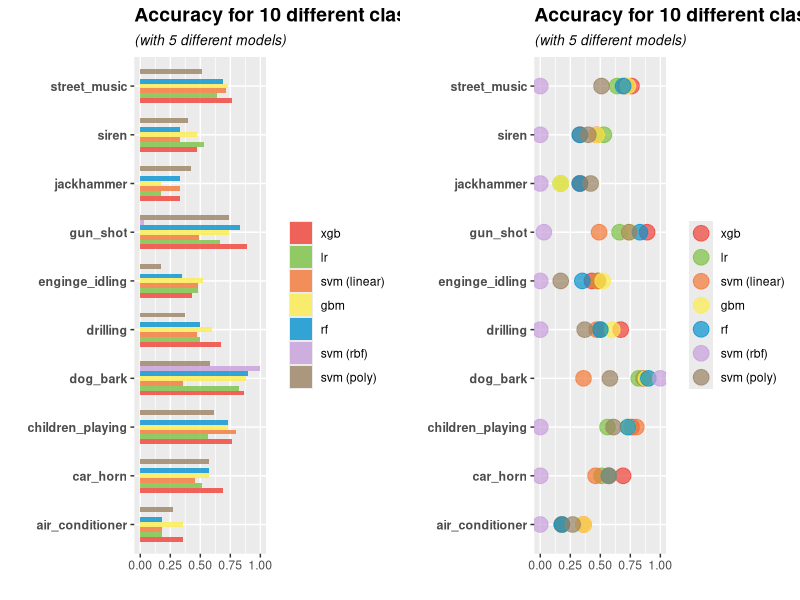

This figure's R source:
## ---- chunk 1
knitr::opts_chunk$set(echo = TRUE)
## ---- chunk 2
library(ggplot2)
library(gridExtra)
df <- data.frame(model = rep(c('xgb', 'lr', 'svm (linear)', 'gbm', 'rf', 'svm (rbf)', 'svm (poly)'), each=10),
                 class = c("air_conditioner", "car_horn", "children_playing",
                           "dog_bark", "drilling", "enginge_idling",
                           "gun_shot", "jackhammer", "siren", "street_music"),
                 #class = as.character(rep(c(0:9),5)),
                 accuracy=c(0.36,0.69,0.76,0.86,0.67,0.43,0.89,0.33,0.47,0.76,
                            0.18, 0.51, 0.56, 0.82, 0.5, 0.48, 0.66, 0.17, 0.53, 0.64,
                            0.18, 0.46, 0.80, 0.36, 0.47, 0.48, 0.49, 0.33, 0.33, 0.71,
                            0.36, 0.57, 0.73, 0.88, 0.6, 0.52, 0.74, 0.17, 0.47, 0.73,
                            0.18, 0.57, 0.73, 0.90, 0.50, 0.35, 0.83, 0.33, 0.33, 0.69,
                            0, 0, 0, 1, 0, 0, 0.03, 0, 0, 0,
                            0.27, 0.57, 0.61, 0.58, 0.37, 0.17, 0.74, 0.42, 0.4, 0.51))
df$model<- factor(df$model, levels = c('xgb', 'lr', 'svm (linear)', 'gbm', 'rf', 'svm (rbf)', 'svm (poly)'))
df$class<- factor(df$class, levels = c("air_conditioner", "car_horn", "children_playing",
                                       "dog_bark", "drilling", "enginge_idling",
                                       "gun_shot", "jackhammer", "siren", "street_music"))
## ---- chunk 3
bar<- ggplot(data=df, aes(x=class, y=accuracy, fill=model)) +
  geom_col(position='dodge', width=0.7, alpha=0.8)+
  ggtitle("Accuracy for 10 different classes audios",
          subtitle="(with 5 different models)")+
  ylim(0, 1)+
  labs(x = "", y = "")+
  coord_flip()+
  theme_grey(11)+
  theme(legend.title = element_blank())+
  scale_fill_manual(values = c("#ee4035", "#7bc043", "#f37736", "#fcec4d", "#0392cf", "#c79ddc", "#9a8262"))+
  theme(axis.text.y = element_text(face="bold", size=9),
        plot.title = element_text(face="bold", size=14), 
        plot.subtitle = element_text(face="italic", size=10))
## ---- chunk 4
bub<- ggplot(df, aes(x=class, y=accuracy, color=model))+
  geom_point(size=5, alpha=0.7)+
  ggtitle("Accuracy for 10 different classes audios",
          subtitle="(with 5 different models)")+
  ylim(0, 1)+
  labs(x = "", y = "")+
  coord_flip()+
  scale_color_manual(values = c("#ee4035", "#7bc043", "#f37736", "#fcec4d", "#0392cf", "#c79ddc", "#9a8262"))+
  theme_grey(11)+
  theme(legend.title=element_blank())+
  theme(axis.text.y = element_text(face="bold", size=9),
        plot.title = element_text(face="bold", size=14), 
        plot.subtitle = element_text(face="italic", size=10))
## ---- chunk 5
grid.arrange(bar, bub, ncol=2)
